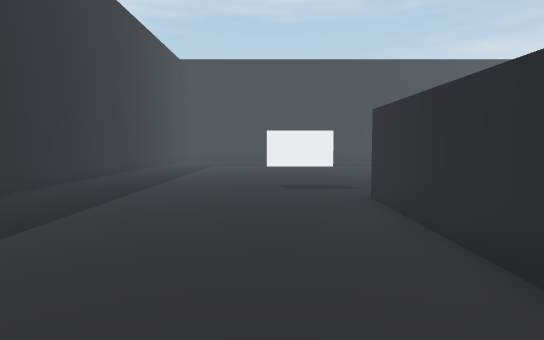
[1] (above)

21 first-person views from a walk through a 3-D level made in the Unity game engine. The camera is 1.2 m above the floor, tilts 4° down and sees 75° across. The floor is counted in squares, 1 m on a side. Each view is taken from the middle of a square. On the plan, view 1 faces up. The plan holds only what a view shows up to about 14 squares ahead; the rest is blank. The player character is not drawn. Some surface patterns are stand-ins.

[2]
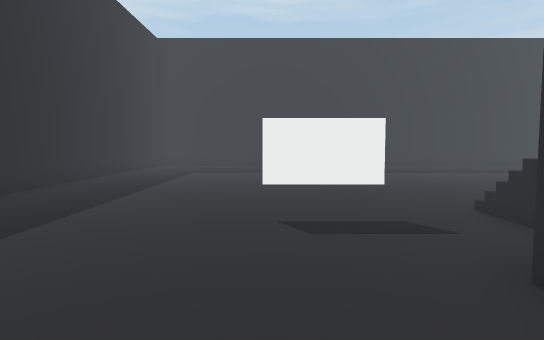

[3]
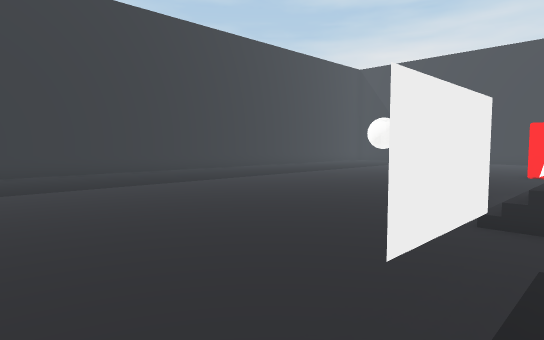

[4]
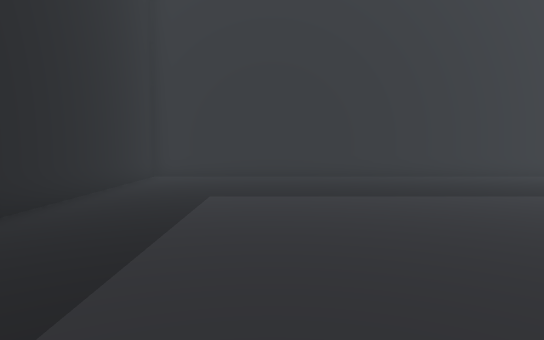

[5]
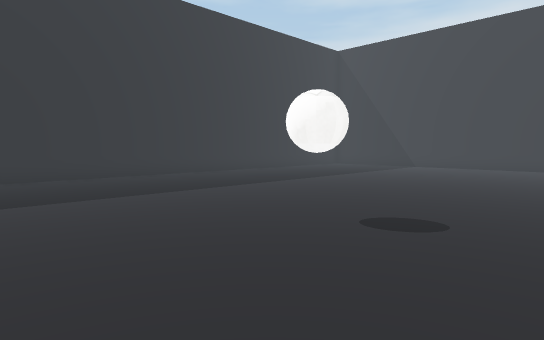

[6]
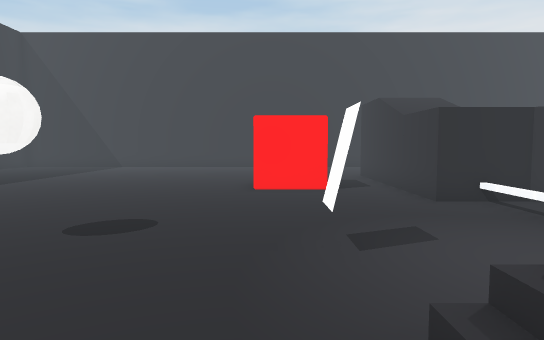

[7]
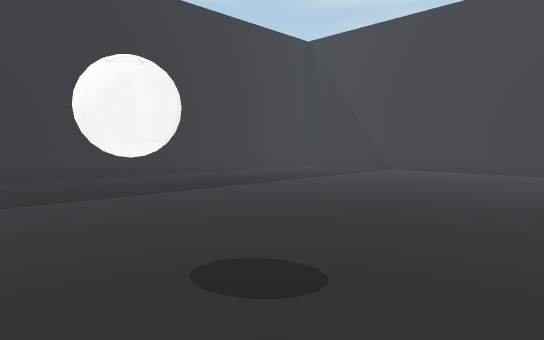

[8]
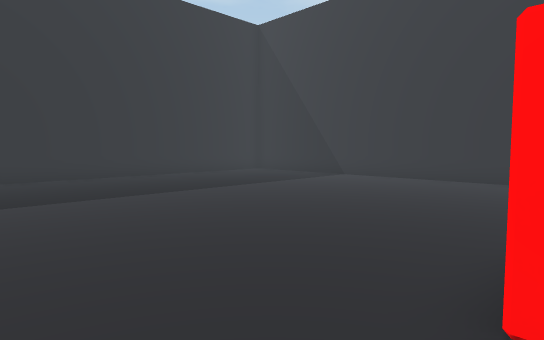

[9]
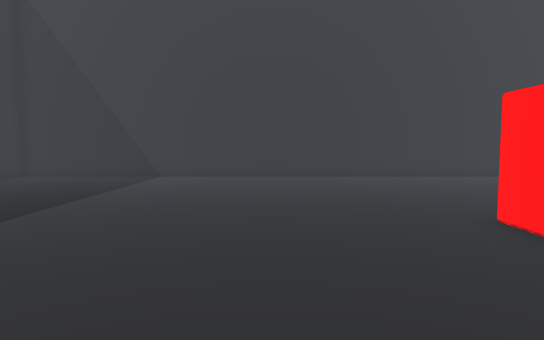

[10]
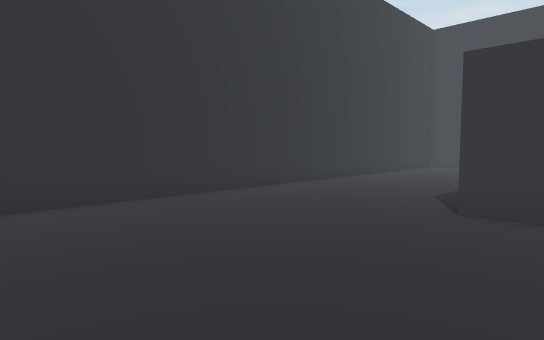

[11]
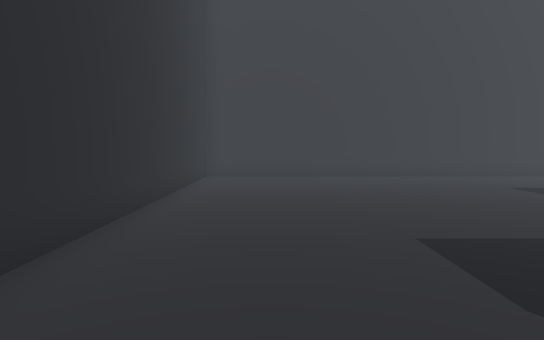

[12]
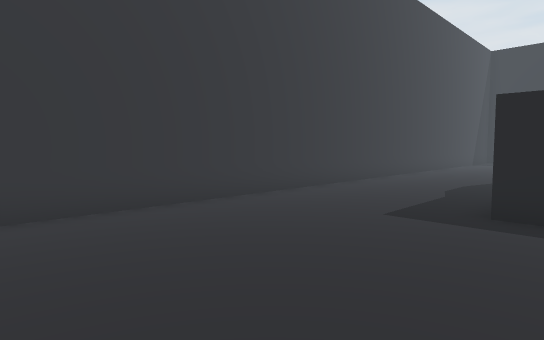

[13]
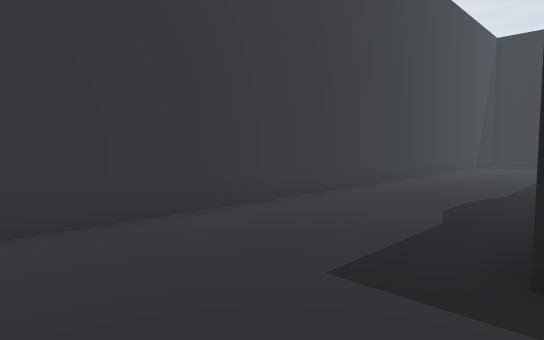

[14]
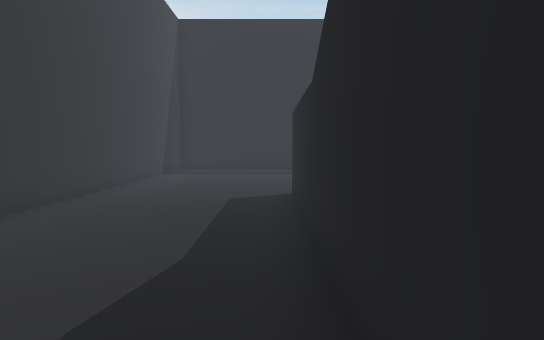

[15]
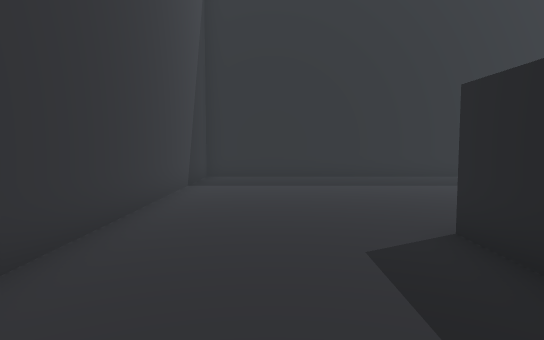

[16]
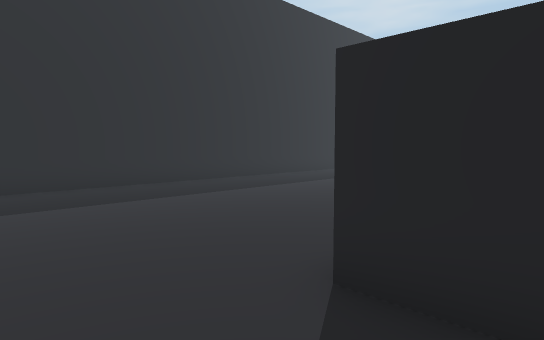

[17]
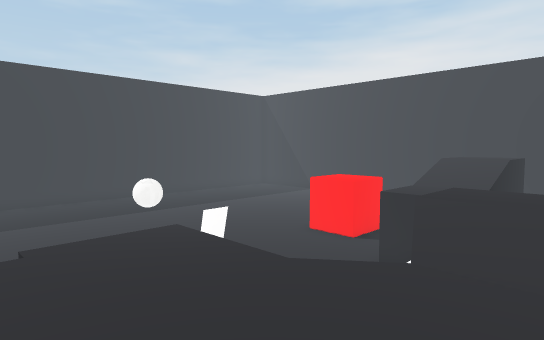

[18]
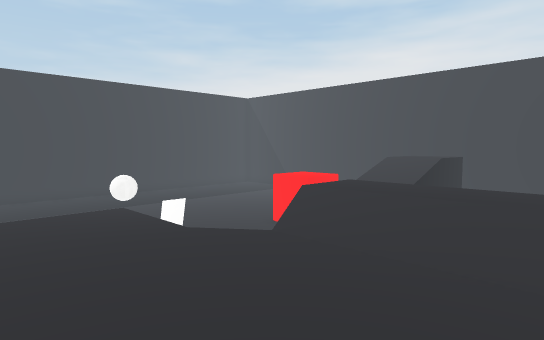

[19]
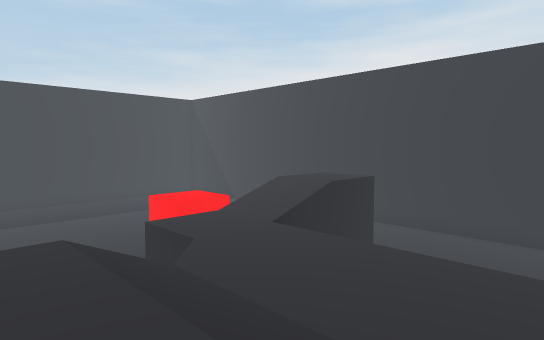

[20]
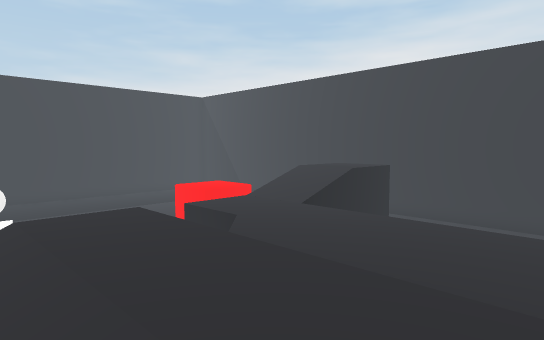

[21]
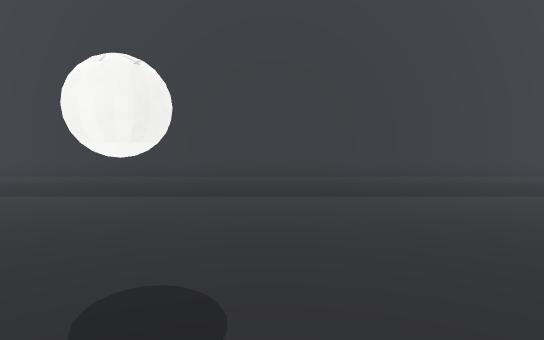

### Floor plan
Key: @ floor where view 1 was taken; # wall or solid block; . main floor; : floor 2 m higher than the main floor; + floor 2.5 m higher than the main floor; * floor 2.75 m higher than the main floor; / step, stairs or slope; = window, fence, low wall or low ledge; v drop or lower ground; T thing the floor can be seen under or through; B ball; O other object.
Columns run from 7 left of view 1 to 24 right of it. Each row starts with its distance up from view 1.
 26 ################################
 25 #..............................#
 24 #..............................#
 23 #..............................#
 22 #..............................#
 21 #..............................#
 20 #..............................#
 19 #..............................#
 18 #..............................#
 17 #..............................#
 16 #..............BB..............#
 15 #..............BB..............#
 14 #..............................#
 13 #..............................#
 12 #....................##........#
 11 #......TT..=/..O.....##........#
 10 #........../  .................#
  9 #........../// ................#
  8 #........#:::.  ...:://***.....#
  7 #.........:::v   ..:://***.....#
  6 #.........::: vvvv#::    ......#
  5 #.........::::/++/:::    ......#
  4 #.........::::/++/:::   .......#
  3 #.........  ::/++/:::  ........#
  2 #.........:  :/++ ::: .........#
  1 #........#    /++ :::..........#
  0 #......@.......................#
 -1 #..............................#
 -2 #..............................#
 -3 #..............................#
 -4 #..............................#
 -5 ################################

Positions as (right, up) in squares from view 1, and headings:
1: (0, 0), facing up
2: (0, 5), facing up
3: (-2, 10), facing up-right
4: (-2, 12), facing up
5: (4, 12), facing up-right
6: (4, 12), facing right
7: (7, 12), facing up-right
8: (11, 12), facing up-right
9: (10, 16), facing right
10: (16, 15), facing down-right
11: (21, 9), facing down
12: (20, 2), facing down-left
13: (17, 1), facing down-left
14: (11, 0), facing left
15: (7, -2), facing left
16: (4, -2), facing up-left
17: (3, 4), facing up-right
18: (3, 2), facing up-right
19: (8, 1), facing up-right
20: (7, 1), facing up-right
21: (10, 12), facing up
